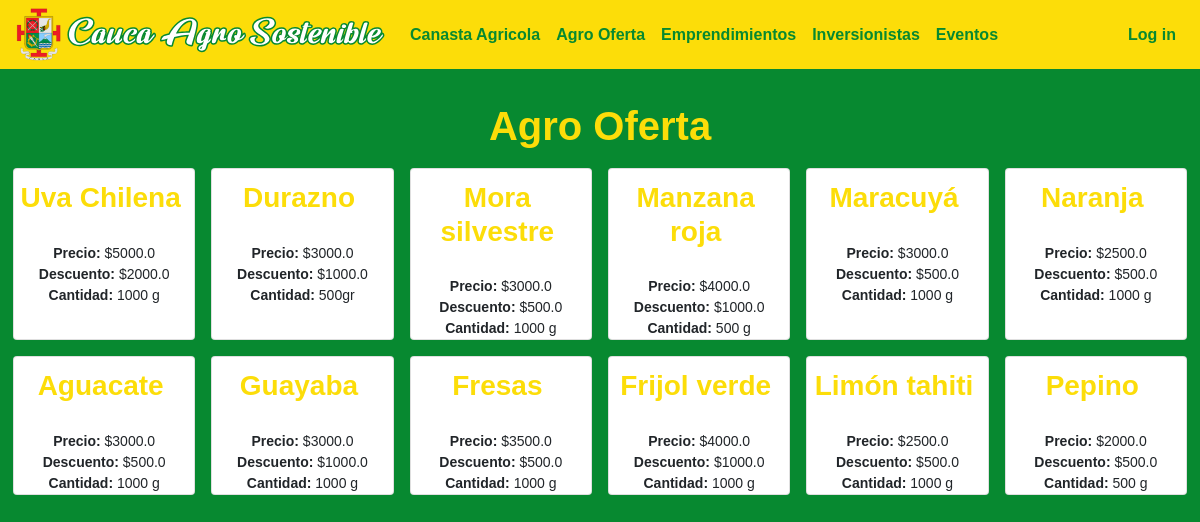
Before: /agro-oferta with the older database file.
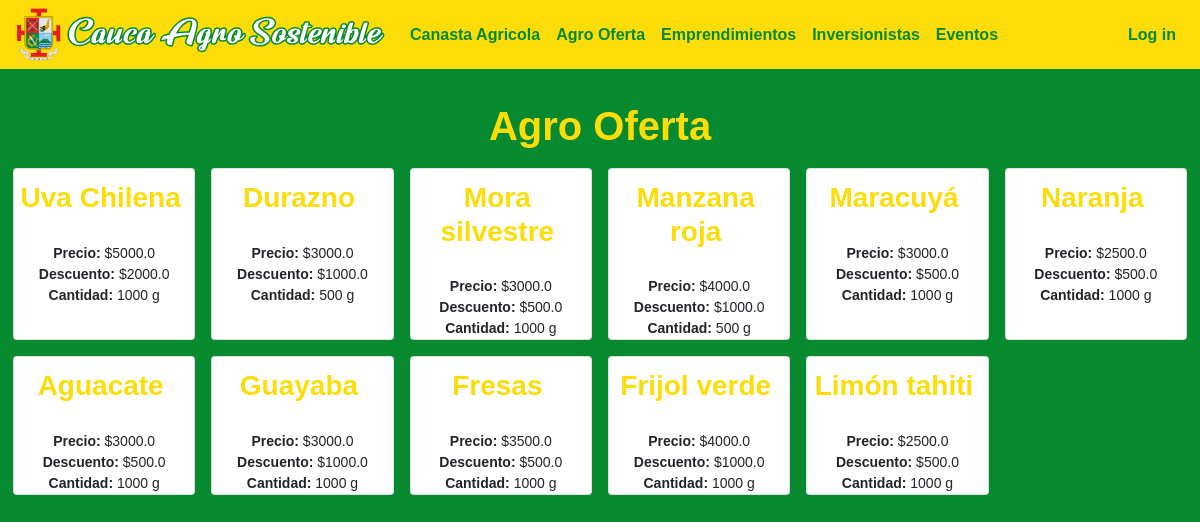
After: the same page with the newer database file.
### caucaSostenible/models.py (models this page shows)
class Product(models.Model):
   name = models.CharField(max_length=60)
   price = models.FloatField()
   discount = models.FloatField()
   description = models.CharField(max_length=300)
   imgURL = models.CharField(max_length=300)

### caucaSostenible/views.py (the view)
# urls.py: path("agro-oferta", views.farming_offers_view, name="agro-oferta"),
def farming_offers_view(request):
    products = Product.objects.all().exclude(discount=0)
    billDetails = None
    if request.user.id != None:
        bill = Bill.objects.get(user=request.user)
        if bill:
            billDetails = serializers.serialize("json", BillDetail.objects.all().filter(bill=bill))
    return render(request, "general/agro_oferta.html", {"products": products, "billDetails": billDetails})

### caucaSostenible/templates/general/agro_oferta.html (shortened to what this page needs)
{% extends "general/layout.html" %}
{% load static %}
{% block body %}
<div id="main-container">
    <h1><center>Agro Oferta</center></h1>
    <div class="form-row">
        {% for product in products %}
        <div class="col-12 col-sm-4 col-lg-2 p-2">
            <article class="card h-100 bg-sucess">
                <center>
                    <h3><b>{{product.name}}</b></h3>
                    <p><b>Precio:</b> ${{product.price}}</p>
                    <p><b>Descuento:</b> ${{product.discount}}</p>
                    <p><b>Cantidad:</b> {{product.description}}</p>
                </center>
            </article>
        </div>
        {% endfor %}
    </div>
</div>
{% endblock %}

Changed rows visible on the page:
removed Product: name "Pepino", price "2000.0", discount "500.0", description "500 g"
changed Product "Durazno": description "500gr" → "500 g"
